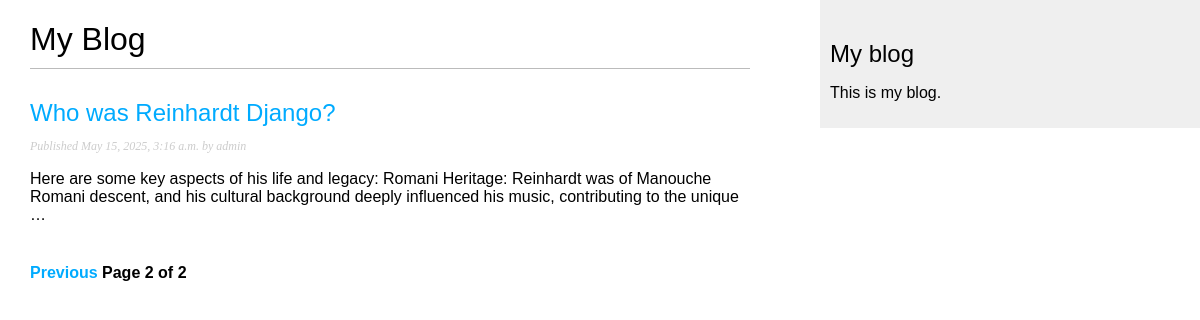
Screenshot of /blog/?page=2 with the database file from the repository.
### blog/models.py (models this page shows, shortened)
class Post(models.Model):
    class Status(models.TextChoices):
        DRAFT = 'DF', 'Draft'
        PUBLISHED = 'PB', 'Published'
    title = models.CharField(max_length=200)
    slug = models.SlugField(max_length=200, unique_for_date='publish')
    author = models.ForeignKey(
        settings.AUTH_USER_MODEL,
        on_delete=models.CASCADE,
        related_name='blog_posts',
    )
    body = models.TextField()
    publish = models.DateTimeField(default=timezone.now)
    created = models.DateTimeField(auto_now_add=True)
    updated = models.DateTimeField(auto_now=True)
    status = models.CharField(
        max_length=2,
        choices=Status,
        default=Status.DRAFT,
    )
    objects = models.Manager() # The Default Manager
    published = PublishedManager() # Custom Manager
    draft = DraftManager()
    class Meta:
        ordering = ['-publish']
        indexes = [
            models.Index(fields=['-publish']),
        ]
    def get_absolute_url(self):
        return reverse('blog:post_detail',
                       args=[
                           self.publish.year,
                           self.publish.month,
                           self.publish.day,
                           self.slug])

### blog/views.py (the view)
# urls.py: path('', views.PostListView.as_view(), name='post-list'),
class PostListView(ListView):
    queryset = Post.published.all()
    context_object_name = 'posts'
    paginate_by = 3
    template_name = 'blog/post/list.html'

### blog/templates/blog/post/list.html (shortened to what this page needs)
{% extends "blog/base.html" %}
{% block content %}
  <h1>My Blog</h1>
  {% for post in posts %}
    <h2>
      <a href="{{ post.get_absolute_url }}">
        {{ post.title }}
      </a>
    </h2>
    <p class="date">
      Published {{ post.publish }} by {{ post.author }}
    </p>
    {{ post.body|truncatewords:30|linebreaks }}
  {% endfor %}
    {% include "pagination.html" with page=page_obj %}
{% endblock %}

### blog/static/css/blog.css (style rules this page uses)
body { margin:0; padding:0; font-family:helvetica, sans-serif; }
a { color:#00abff; text-decoration:none; }
h1 { font-weight:normal; border-bottom:1px solid #bbb; padding:0 0 10px 0; }
h2 { font-weight:normal; margin:30px 0 0; }
p.date { color:#ccc; font-family: georgia, serif; font-size: 12px; font-style: italic; }

### rows the page displays
Post: title "Who was Reinhardt Django?", publish "May 15, 2025, 3:16 a.m.", author "admin", body "Here are some key aspects of his life and legacy: Romani Heritage: Reinhardt was of Manouche Romani descent, and his cultural background deeply influenced his music, contributing to the unique …"

### other values shown
{{ page.number }} "2"
{{ page.paginator.num_pages }} "2"
